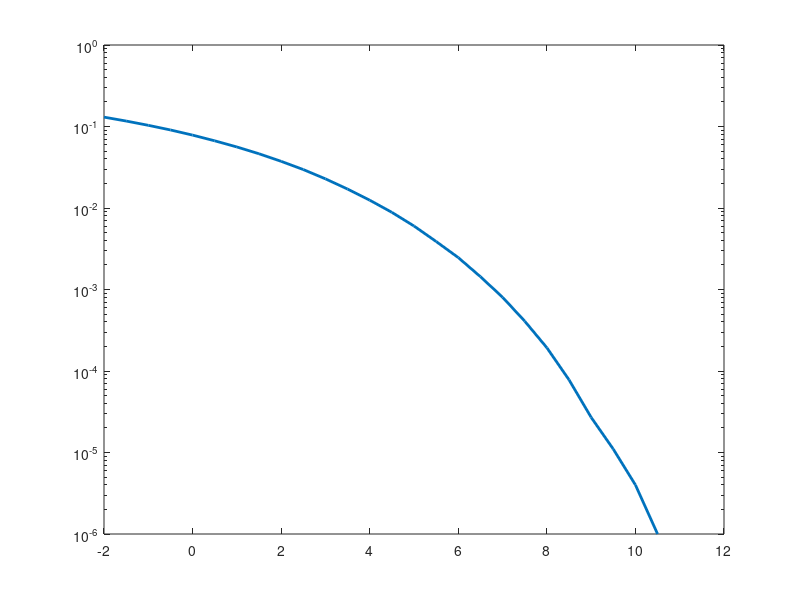
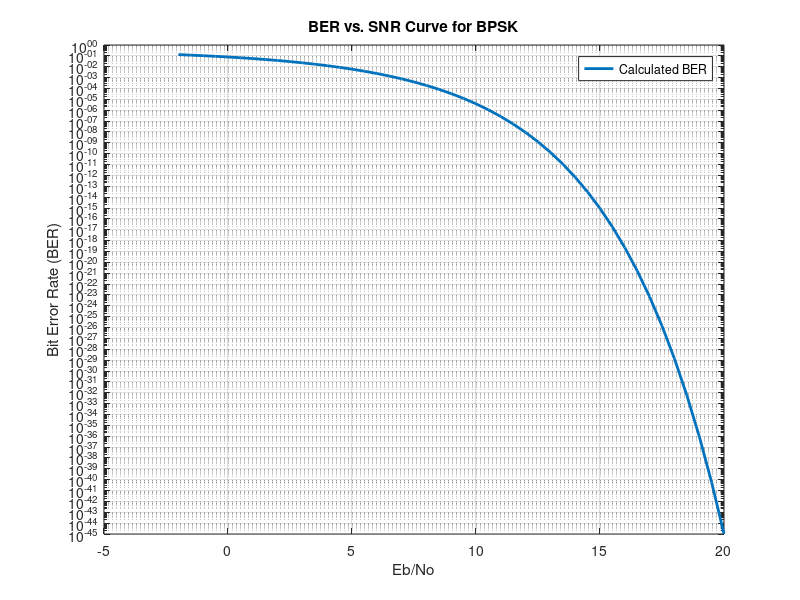
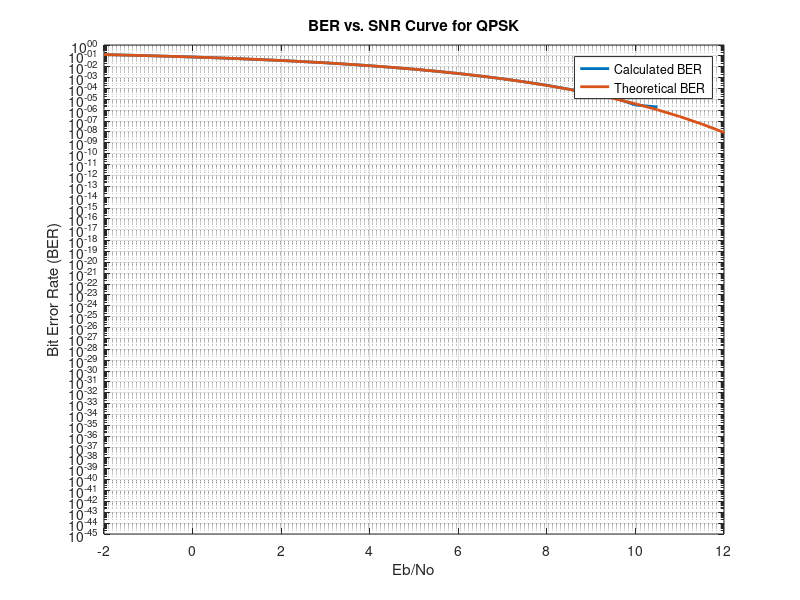

These figures' MATLAB source, in order: (Note: this script raises an error after producing the figures.)
%% Clear Section
clear
close all
clc
%% BPSK

%% Generate data bit stream
number_of_bits = 1000000;                % number of transmitted bits
amplitude = 1;                           % amp;itude of transmitted signal
bits = randi([0 1], 1, number_of_bits);  % generate random bits
Tx_Data = amplitude*(2*bits-1);          % converete to polar code

%% Add AWGN from Channel
Eb = 1;                                              % energy of bit
SNR = -2:0.5:20;                                     % SNR valus 
No = Eb./(10.^(SNR/10));                             % variance value of noise
noise = (sqrt(No/2))'.*randn(1, number_of_bits);     % generate noise with zero mean and No/2 variance
var(noise(1, :));

%% Add Noise to Tx data
Rx_Data = Tx_Data + noise;                           % adding noise to Tx data

%% BER Calculations
BER_Calculated_BPSK = zeros(1, length(SNR));
BER_Theoretical = 0.5*erfc(sqrt(Eb./No));
for i = 1 : length(SNR)
    BER_Calculated_BPSK(1, i) = (sum(sign(Rx_Data(i, :)) ~= Tx_Data))/number_of_bits;
end
figure
semilogy(SNR, BER_Calculated_BPSK, 'LineWidth', 2)
xlim([-2 12])
hold on
figure
semilogy(SNR, BER_Theoretical, 'LineWidth', 2)
xlabel("Eb/No")
ylabel("Bit Error Rate (BER)")
title("BER vs. SNR Curve for BPSK")
legend("Calculated BER", "Theoretical BER")
grid on
hold off
%% QPSK_1
%% Generate data bit stream
number_of_bits = 1000000;                % number of transmitted bits
M = 4;                                   % number of symbols
amplitude = 1;                           % amp;itude of transmitted signal
bits = randi([0 1], 1, number_of_bits);  % generate random bits
Data = amplitude*(2*bits-1);              % converete to polar code
real_part = Data(1, 1:2:end);            % get real part
imaginary = Data(1, 2:2:end);            % get imaginary part
Tx_Data = (real_part+1j*imaginary);       % determine Tx data
%% Add AWGN from Channel
Eb = 1;                                              % energy of bit
SNR = -2:0.5:20;                                     % SNR values 
No = Eb./(10.^(SNR/10));                             % variance value of noise
noise = (sqrt(No/2))'.*randn(1, number_of_bits/2) + 1j*(sqrt(No/2))'.*randn(1, number_of_bits/2);    % generate noise with zero mean and No/2 variance
%% Add Noise to Tx data
Rx_Data = Tx_Data + noise;                           % adding noise to Tx data
%% BER Calculations
BER_Calculated_QPSK_1 = zeros(1, length(SNR));
BER_Theoretical_QPSK = 0.5*erfc(sqrt(Eb./No));
R = real(Rx_Data);
I = imag(Rx_Data);
extract_Data(1:size(R, 1), 1:2:2*size(R, 2)) = R;
extract_Data(1:size(I, 1), 2:2:2*size(I, 2)) = I;
for i = 1 : length(SNR)
    BER_Calculated_QPSK_1(1, i) = (sum(sign(extract_Data(i, :)) ~= Data))/number_of_bits;
end
figure
semilogy(SNR, BER_Calculated_QPSK_1, 'LineWidth', 2)
xlim([-2 12])
hold on
semilogy(SNR, BER_Theoretical_QPSK, 'LineWidth', 2)
xlabel("Eb/No")
ylabel("Bit Error Rate (BER)")
title("BER vs. SNR Curve for QPSK")
legend("Calculated BER", "Theoretical BER")
grid on
hold off
%% SER Calculations
SER_Calculated_QPSK = zeros(1, length(SNR));
%%%%%%%%%%%%%%%%%%%% Direct Calculation from BER %%%%%%%%%%%%%%%%%%%% 
% SER_Calculated_QPSK = 2*BER_Calculated_QPSK - BER_Calculated_QPSK.^2
%%%%%%%%%%%%%%%%%%%%%%%%%%%%%%%%%%%%%%%%%%%%%%%%%%%%%%%%%%%%%%%%%%%%%
for i = 1 : length(SNR)
    SER_Calculated_QPSK(1, i) = sum(quadrant_number(Rx_Data(i, :)) ~= quadrant_number(Tx_Data))/(number_of_bits/log2(M));
end
SER_Calculated_QPSK;
BER_Calculated_QPSK_1;
%% QPSK_2
%% Generate data bit stream
Tx_Data = mapping_QPSK_2(Data);           % determine Tx data
%% Add Noise to Tx data
Rx_Data = Tx_Data + noise;                 % adding noise to Tx data
%% BER Calculations
BER_Calculated_QPSK_2 = zeros(1, length(SNR));
for i = 1 : length(SNR)
    BER_Calculated_QPSK_2(1, i) = BER_QPSK_2(Data, Rx_Data(i, :))/number_of_bits;
end
figure
semilogy(SNR, BER_Calculated_QPSK_1, 'LineWidth', 2)
xlim([-2 12])
hold on
semilogy(SNR, BER_Calculated_QPSK_2, 'LineWidth', 2)
% hold on
% semilogy(SNR, BER_Theoretical_QPSK, 'LineWidth', 2)
xlabel("Eb/No")
ylabel("Bit Error Rate (BER)")
title("BER vs. SNR Curve for QPSK")
legend("Calculated QPSK_1 BER", "Calculated QPSK_2 BER")
grid on
hold off
%% 8PSK
%% Generate data bit stream
number_of_bits = 1000000-1;              % number of transmitted bits
M = 8;                                   % number of symbols
bits = randi([0 1], 1, number_of_bits);  % generate random bits
Tx_Data = mapping_8PSK(bits);            % determine Tx data
%% Add AWGN from Channel
bits = log2(M);
Eb = 1;
E = Eb*bits;
SNR = -2:0.5:20;                                     % SNR values 
No = Eb./(10.^(SNR/10));                             % variance value of noise
noise = (sqrt(No/2))'.*randn(1, number_of_bits/bits) + 1j*(sqrt(No/2))'.*randn(1, number_of_bits/bits);    % generate noise with zero mean and No/2 variance
%% Add Noise to Tx data
Rx_Data = Tx_Data + noise;                           % adding noise to Tx data
%% BER Calculations
SER_Theoretical_8PSK = erfc(sqrt(E./No)*sin(pi/M));
SER_Calculated_8PSK = zeros(1, length(SNR));
for i = 1 : length(SNR)
    SER_Calculated_8PSK(1, i) = angle_8PSK(Tx_Data, Rx_Data(i, :))/(number_of_bits/log2(M));
end
BER_Calculated_8PSK = SER_Calculated_8PSK/bits; 
BER_Theoretical_8PSK = SER_Theoretical_8PSK/bits;
figure
semilogy(SNR, BER_Calculated_8PSK, 'LineWidth', 2)
hold on
semilogy(SNR, BER_Theoretical_8PSK, 'LineWidth', 2)
xlim([-2 12])
xlabel("Eb/No")
ylabel("Error Rate")
title("BER vs. SNR Curve for 8PSK")
legend("Calculated BER", "Theoretical BER")
grid on
hold off
%% 16QAM
%% Generate data bit stream
number_of_bits = 1000000;                    % number of transmitted bits
M = 16;                                      % number of symbols
amplitude = 1;                               % amp;itude of transmitted signal
data_bits = randi([0 1], 1, number_of_bits); % generate random bits
Tx_Data = mapping_16QAM(data_bits);          % determine Tx data
%% Add AWGN from Channel
bits = log2(M);
Eb = 2.5;
E = Eb*0.4;
SNR = -2:0.5:20;                                     % SNR values 
No = Eb./(10.^(SNR/10));                             % variance value of noise
noise = (sqrt(No/2))'.*randn(1, number_of_bits/bits) + 1j*(sqrt(No/2))'.*randn(1, number_of_bits/bits);    % generate noise with zero mean and No/2 variance
%% Add Noise to Tx data
Rx_Data = Tx_Data + noise;                           % adding noise to Tx data
%% BER Calculations
SER_Theoretical_16QAM = 1.5*erfc(sqrt(E./No));
BER_Calculated_16QAM = zeros(1, length(SNR));
for i = 1 : length(SNR)
    BER_Calculated_16QAM(1, i) = BER_16QAM(data_bits, Rx_Data(i, :))/(number_of_bits);
end
BER_Theoretical_16QAM = SER_Theoretical_16QAM/bits;
figure
semilogy(SNR, BER_Calculated_16QAM, 'LineWidth', 2)
hold on
semilogy(SNR, BER_Theoretical_16QAM, 'LineWidth', 2)
xlim([-2 12])
xlabel("Eb/No")
ylabel("Error Rate")
title("BER vs. SNR Curve for 16QAM")
legend("Calculated BER", "Theoretical BER")
grid on
hold off
%% FSK
%% Generate data bit stream
number_of_bits = 1000000;                      % number of transmitted bits
amplitude = 1;                               % amp;itude of transmitted signal
data_bits = randi([0 1], 1, number_of_bits); % generate random bits
Tx_Data = data_bits;                          % determine Tx data
Tx_Data(Tx_Data==1)=1j;
Tx_Data(Tx_Data==0)=1;
%% Add AWGN from Channel
Eb = 1;
SNR = -2:0.5:20;                                     % SNR values 
No = Eb./(10.^(SNR/10));                             % variance value of noise
noise = (sqrt(No/2))'.*randn(1, number_of_bits) + 1j*(sqrt(No/2))'.*randn(1, number_of_bits);    % generate noise with zero mean and No/2 variance
%% Add Noise to Tx data
Rx_Data = Tx_Data + noise;                           % adding noise to Tx data
%% BER Calculations
BER_Theoretical_FSK = 0.5*erfc(sqrt(E./(2*No)));
BER_Calculated_FSK = zeros(1, length(SNR));
for i = 1 : length(SNR)
    BER_Calculated_FSK(1, i) = BER_FSK(data_bits, Rx_Data(i, :))/(number_of_bits);
end
figure
semilogy(SNR, BER_Calculated_FSK, 'LineWidth', 2)
hold on
semilogy(SNR, BER_Theoretical_FSK, 'LineWidth', 2)
xlim([-2 12])
xlabel("Eb/No")
ylabel("Error Rate")
title("BER vs. SNR Curve for 16QAM")
legend("Calculated BER", "Theoretical BER")
grid on
hold off
%% Comparison
BER_Calculated_BPSK
BER_Calculated_QPSK_1
BER_Calculated_QPSK_2
BER_Calculated_BPSK
BER_Calculated_16QAM
BER_Calculated_FSK
figure
semilogy(SNR, BER_Calculated_BPSK, 'LineWidth', 2)
hold on
semilogy(SNR, BER_Calculated_QPSK_1, 'LineWidth', 2)
hold on
semilogy(SNR, BER_Calculated_QPSK_2, 'LineWidth', 2)
hold on
semilogy(SNR, BER_Calculated_8PSK, 'LineWidth', 2)
hold on
semilogy(SNR, BER_Calculated_16QAM, 'LineWidth', 2)
hold on
semilogy(SNR, BER_Calculated_FSK, 'LineWidth', 2)
xlabel("Eb/No")
ylabel("Bit Error Rate")
title("BER vs. SNR Curve")
ylim([10^-5 10^0])
legend("Calculated BPSK", "Calculated QPSK_1", "Calculated QPSK_2", "Calculated 8PSK", "Calculated 16QAM", "Calculated FSK")
grid on
hold off
%% Useful Functions    

%% Determine quadrant number
function y = quadrant_number(x)
    for i = 1 : length(x)
        if real(x(i)) > 0
            if imag(x(i)) > 0
                y(i) = 1;
            else
                y(i) = 4;
            end
        else
            if imag(x(i)) > 0
                y(i) = 2;
            else
                y(i) = 3;
            end
        end
    end
end
%% Mapping QPSK_2
function y = mapping_QPSK_2(x)
    M = 4;
    bits = log2(M);
    Eb = 1;
    E = bits*Eb;
    split_x = reshape(x, bits, length(x)/bits)';
    y = size(length(split_x), 1);
    for i = 1:size(split_x, 1)
        if split_x(i, 1) == 1 && split_x(i, 2) == -1
            y(i)=sqrt(E/2)*(1+1j);
        end
        if split_x(i, 1) == -1 && split_x(i, 2) == 1
            y(i)=sqrt(E/2)*(-1+1j);
        end
        if split_x(i, 1) == -1 && split_x(i, 2) == -1
            y(i)=sqrt(E/2)*(-1-1j);
        end
        if split_x(i, 1) == 1 && split_x(i, 2) == 1
            y(i)=sqrt(E/2)*(1-1j);
        end
    end
end
%% BER QPSK_2
function incorrect_bits = BER_QPSK_2(Tx_bits, Rx)
    M = 4;
    bits = log2(M);
    Rx_bits = zeros(1, bits*length(Rx));
    k = 1;
    for i = 1 : bits : length(Rx_bits)
        if (real(Rx(k)) >= 0)
            Rx_bits(i) = 1;
        else
            Rx_bits(i) = -1;
        end
        if (sign(real(Rx(k))) == sign(imag(Rx(k))))
            Rx_bits(i+1) = -1;
        else
            Rx_bits(i+1) = 1;
        end
        k = k + 1;
    end
    incorrect_bits = sum(Rx_bits ~= Tx_bits);
end
%% Mapping to 8PSK
function y = mapping_8PSK(x)
    M = 8;
    bits = log2(M);
    Eb = 1;
    E = bits*Eb;
    split_x = reshape(x, bits, length(x)/bits)';
    y = size(length(split_x), 1);
    for i = 1:size(split_x, 1)
        if split_x(i, 1) == 0 && split_x(i, 2) == 0 && split_x(i, 3) == 0
            y(i)=sqrt(E)*exp(1j*0);
        end
        if split_x(i, 1) == 0 && split_x(i, 2) == 0 && split_x(i, 3) == 1
            y(i)=sqrt(E)*exp(1j*pi/4);
        end
        if split_x(i, 1) == 0 && split_x(i, 2) == 1 && split_x(i, 3) == 1
            y(i)=sqrt(E)*exp(1j*pi/2);
        end
        if split_x(i, 1) == 0 && split_x(i, 2) == 1 && split_x(i, 3) == 0
            y(i)=sqrt(E)*exp(1j*3*pi/4);
        end
        if split_x(i, 1) == 1 && split_x(i, 2) == 1 && split_x(i, 3) == 0
            y(i)=sqrt(E)*exp(1j*pi);
        end
        if split_x(i, 1) == 1 && split_x(i, 2) == 1 && split_x(i, 3) == 1
            y(i)=sqrt(E)*exp(1j*5*pi/4);
        end
        if split_x(i, 1) == 1 && split_x(i, 2) == 0 && split_x(i, 3) == 1
            y(i)=sqrt(E)*exp(1j*3*pi/2);
        end
        if split_x(i, 1) == 1 && split_x(i, 2) == 0 && split_x(i, 3) == 0
            y(i)=sqrt(E)*exp(1j*7*pi/4);
        end
    end
end
%% Determine Angle of sympol in 8PSK number
function incorrecr_bits = angle_8PSK(Tx, Rx)
    Tx_angles = rad2deg(mod(angle(Tx), 2*pi));   
    Rx_angles = rad2deg(mod(angle(Rx), 2*pi));
    Tx_sympols = zeros(1, length(Tx));
    Rx_sympols = zeros(1, length(Rx));
    for i = 1 : length(Tx_angles)
        if (Tx_angles(i) >= 0 && Tx_angles(i) < 22.5) || (Tx_angles(i) >= 337.5 && Tx_angles(i) < 360)
            Tx_sympols(i) = 1;
        end
        if (Tx_angles(i) >= 22.5 && Tx_angles(i) < 67.5)  
            Tx_sympols(i) = 2;
        end
        if (Tx_angles(i) >= 67.5 && Tx_angles(i) < 112.5)
            Tx_sympols(i) = 3;
        end
        if (Tx_angles(i) >= 112.5 && Tx_angles(i) < 157.5)
            Tx_sympols(i) = 4;
        end
        if (Tx_angles(i) >= 157.5 && Tx_angles(i) < 202.5)
            Tx_sympols(i) = 5;
        end
        if (Tx_angles(i) >= 202.5 && Tx_angles(i) < 247.5)
            Tx_sympols(i) = 6;
        end
        if (Tx_angles(i) >= 247.5 && Tx_angles(i) < 292.5)
            Tx_sympols(i) = 7;
        end
        if (Tx_angles(i) >= 292.5 && Tx_angles(i) < 337.5)
            Tx_sympols(i) = 8;
        end        
    end

    for i = 1 : length(Rx_angles)
        if (Rx_angles(i) >= 0 && Rx_angles(i) < 22.5) || (Rx_angles(i) >= 337.5 && Rx_angles(i) < 360)
            Rx_sympols(i) = 1;
        end
        if (Rx_angles(i) >= 22.5 && Rx_angles(i) < 67.5)  
            Rx_sympols(i) = 2;
        end
        if (Rx_angles(i) >= 67.5 && Rx_angles(i) < 112.5)
            Rx_sympols(i) = 3;
        end
        if (Rx_angles(i) >= 112.5 && Rx_angles(i) < 157.5)
            Rx_sympols(i) = 4;
        end
        if (Rx_angles(i) >= 157.5 && Rx_angles(i) < 202.5)
            Rx_sympols(i) = 5;
        end
        if (Rx_angles(i) >= 202.5 && Rx_angles(i) < 247.5)
            Rx_sympols(i) = 6;
        end
        if (Rx_angles(i) >= 247.5 && Rx_angles(i) < 292.5)
            Rx_sympols(i) = 7;
        end
        if (Rx_angles(i) >= 292.5 && Rx_angles(i) < 337.5)
            Rx_sympols(i) = 8;
        end        
    end    
    incorrecr_bits = sum(Rx_sympols ~= Tx_sympols);
end
%% Mapping to 16QAM
function y = mapping_16QAM(x)
    M = 16;
    bits = log2(M);
    Eb = 2.5; %1;
    E = 0.4*Eb;
    split_x = reshape(x, bits, length(x)/bits)';
    y = zeros(1, length(split_x));
    for i = 1:size(split_x, 1)
        if split_x(i, 1) == 1 && split_x(i, 2) == 0 && split_x(i, 3) == 1 && split_x(i, 4) == 0 
            y(i)=sqrt(E)*(3+3j);
        end
        if split_x(i, 1) == 1 && split_x(i, 2) == 1 && split_x(i, 3) == 1 && split_x(i, 4) == 0
            y(i)=sqrt(E)*(1+3j);
        end
        if split_x(i, 1) == 1 && split_x(i, 2) == 1 && split_x(i, 3) == 1 && split_x(i, 4) == 1
            y(i)=sqrt(E)*(1+1j);
        end
        if split_x(i, 1) == 1 && split_x(i, 2) == 0 && split_x(i, 3) == 1 && split_x(i, 4) == 1
            y(i)=sqrt(E)*(3+1j);
        end
        if split_x(i, 1) == 1 && split_x(i, 2) == 1 && split_x(i, 3) == 0 && split_x(i, 4) == 1
            y(i)=sqrt(E)*(1-1j);
        end
        if split_x(i, 1) == 1 && split_x(i, 2) == 0 && split_x(i, 3) == 0 && split_x(i, 4) == 1
            y(i)=sqrt(E)*(3-1j);
        end
        if split_x(i, 1) == 1 && split_x(i, 2) == 1 && split_x(i, 3) == 0 && split_x(i, 4) == 0
            y(i)=sqrt(E)*(1-3j);
        end
        if split_x(i, 1) == 1 && split_x(i, 2) == 0 && split_x(i, 3) == 0 && split_x(i, 4) == 0
            y(i)=sqrt(E)*(3-3j);
        end
        if split_x(i, 1) == 0 && split_x(i, 2) == 1 && split_x(i, 3) == 1 && split_x(i, 4) == 1
            y(i)=sqrt(E)*(-1+1j);
        end
        if split_x(i, 1) == 0 && split_x(i, 2) == 0 && split_x(i, 3) == 1 && split_x(i, 4) == 0
            y(i)=sqrt(E)*(-3+3j);
        end
        if split_x(i, 1) == 0 && split_x(i, 2) == 0 && split_x(i, 3) == 1 && split_x(i, 4) == 1
            y(i)=sqrt(E)*(-3+1j);
        end
        if split_x(i, 1) == 0 && split_x(i, 2) == 1 && split_x(i, 3) == 1 && split_x(i, 4) == 0
            y(i)=sqrt(E)*(-1+3j);
        end
        if split_x(i, 1) == 0 && split_x(i, 2) == 1 && split_x(i, 3) == 0 && split_x(i, 4) == 1
            y(i)=sqrt(E)*(-1-1j);
        end
        if split_x(i, 1) == 0 && split_x(i, 2) == 1 && split_x(i, 3) == 0 && split_x(i, 4) == 0
            y(i)=sqrt(E)*(-1-3j);
        end
        if split_x(i, 1) == 0 && split_x(i, 2) == 0 && split_x(i, 3) == 0 && split_x(i, 4) == 1
            y(i)=sqrt(E)*(-3-1j);
        end
        if split_x(i, 1) == 0 && split_x(i, 2) == 0 && split_x(i, 3) == 0 && split_x(i, 4) == 0
            y(i)=sqrt(E)*(-3-3j);
        end        
    end
end
%% BER for 16QAM
function incorrect_bits = BER_16QAM(Tx_bits, Rx)
    M = 16;
    bits = log2(M);
    Rx_bits = zeros(1, bits*length(Rx));
    k=1;
    for i = 1 : bits : length(Rx_bits)
        if (real(Rx(k)) >= 0)
            Rx_bits(i) = 1;
        else 
            Rx_bits(i) = 0;
        end
        if (real(Rx(k)) >= -2 && real(Rx(k)) < 2)
            Rx_bits(i+1) = 1;
        else 
            Rx_bits(i+1) = 0;
        end
        if (imag(Rx(k)) >= 0)
            Rx_bits(i+2) = 1;
        else 
            Rx_bits(i+2) = 0;
        end        
        if (imag(Rx(k)) >= -2 && imag(Rx(k)) < 2)
            Rx_bits(i+3) = 1;
        else 
            Rx_bits(i+3) = 0;
        end        
        k=k+1;
    end
    incorrect_bits = sum(Rx_bits ~= Tx_bits);
end
%% BER FSK
function incorrect_bits = BER_FSK(Tx_bits, Rx)
    x1 = real(Rx);
    x2 = imag(Rx);    
    y = x1 - x2;
    Rx_bits = 0.5*(1-sign(y));
    incorrect_bits = sum(Rx_bits ~= Tx_bits);
end